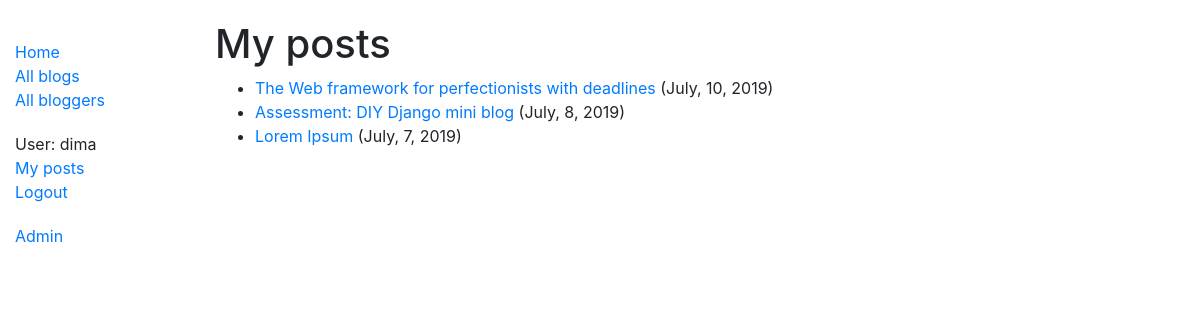
Screenshot of /blog/myposts/ (signed in) with the database file from the repository.
### blog/models.py (models this page shows, shortened)
class Post(models.Model):
	title = models.CharField(max_length=100)
	body = models.TextField()
	created_at = models.DateTimeField(auto_now_add=True)
	author = models.ForeignKey(Author, on_delete=models.SET_NULL, null=True)
	def format_created_at(self):
		return self.created_at.strftime('%B, %-d, %Y')
	def get_absolute_url(self):
		return reverse('post-detail', args=[str(self.id)])
	class Meta:
		ordering = ['-created_at']

### blog/views.py (the view)
# urls.py: path('myposts/', views.PostsByUserListView.as_view(), name='my-posts'),
class PostsByUserListView(LoginRequiredMixin, generic.ListView):
	model = Post
	template_name = 'blog/posts_by_user.html'
	def get_queryset(self):
		return Post.objects.filter(author=self.request.user.id)

### blog/templates/blog/posts_by_user.html (shortened to what this page needs)
{% extends "base_generic.html" %}
{% block content %}
	<h1>My posts</h1>
	{% if not post_list %}
		<p>You have no posts yet.</p>
	{% else %}
		<ul>
			{% for post in post_list %}
				<li>
					<a href="{{ post.get_absolute_url }}">{{ post.title }}</a> ({{ post.format_created_at }})
				</li>
			{% endfor %}
		</ul>
	{% endif %}
{% endblock %}

### blog/templates/base_generic.html (shortened to what this page needs)
<!DOCTYPE html>
<html>
<head>
	<link rel="stylesheet" href="https://stackpath.bootstrapcdn.com/bootstrap/4.1.3/css/bootstrap.min.css">
	{% load static %}
	<link rel="stylesheet" href="{% static 'css/styles.css' %}">
</head>
<body>
	<div class="container-fluid">
		<div class="row">
			<div class="col-sm-2">
				{% block sidebar %}
					<ul class="sidebar-nav">
						<li>
							<a href="{% url 'index' %}">Home</a>
						</li>
						<li>
							<a href="{% url 'posts' %}">All blogs</a>
						</li>
						<li>
							<a href="{% url 'authors' %}">All bloggers</a>
						</li>
					</ul>
					<ul class="sidebar-nav">
						{% if user.is_authenticated %}
							<li>
								User: {{ user.username }}
							</li>
							<li>
								<a href="{% url 'my-posts' %}">My posts</a>
							</li>
							<li>
								<a href="{% url 'logout' %}">Logout</a>
							</li>
						{% else %}
							<li>
								<a href="{% url 'login' %}">Login</a>
							</li>
						{% endif %}
					</ul>
					{% if user.is_superuser %}
						<ul class="sidebar-nav">
							<li>
								<a href="{% url 'admin:index' %}">Admin</a>
							</li>
						</ul>
					{% endif %}
				{% endblock %}
			</div>
			<div class="col-sm-10">
				{% block content %}
				{% endblock %}
			</div>
		</div>
	</div>
</body>
</html>

### blog/static/css/styles.css (style rules this page uses)
body { margin-top: 20px; }
.sidebar-nav { margin-top: 20px; padding: 0; list-style: none; }

### rows the page displays
Post: title "The Web framework for perfectionists with deadlines", format_created_at "July, 10, 2019"
Post: title "Assessment: DIY Django mini blog", format_created_at "July, 8, 2019"
Post: title "Lorem Ipsum", format_created_at "July, 7, 2019"

### other values shown
{{ user.username }} "dima"
